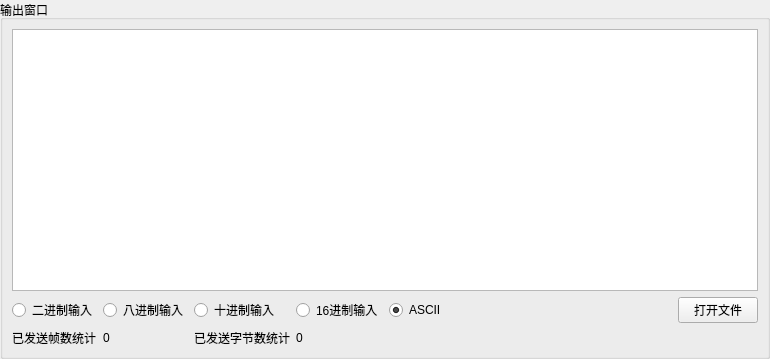
<?xml version="1.0" encoding="UTF-8"?>
<ui version="4.0">
 <class>InputWindow</class>
 <widget class="QWidget" name="InputWindow">
  <property name="geometry">
   <rect>
    <x>0</x>
    <y>0</y>
    <width>770</width>
    <height>359</height>
   </rect>
  </property>
  <property name="windowTitle">
   <string>Form</string>
  </property>
  <layout class="QGridLayout" name="gridLayout_2">
   <property name="leftMargin">
    <number>0</number>
   </property>
   <property name="topMargin">
    <number>0</number>
   </property>
   <property name="rightMargin">
    <number>0</number>
   </property>
   <property name="bottomMargin">
    <number>0</number>
   </property>
   <property name="spacing">
    <number>0</number>
   </property>
   <item row="0" column="0">
    <widget class="QGroupBox" name="groupBox">
     <property name="title">
      <string>输出窗口</string>
     </property>
     <layout class="QGridLayout" name="gridLayout">
      <item row="2" column="3">
       <widget class="QLabel" name="label_bytes">
        <property name="text">
         <string>0</string>
        </property>
       </widget>
      </item>
      <item row="2" column="2">
       <widget class="QLabel" name="label_3">
        <property name="text">
         <string>已发送字节数统计</string>
        </property>
       </widget>
      </item>
      <item row="2" column="0">
       <widget class="QLabel" name="label">
        <property name="text">
         <string>已发送帧数统计</string>
        </property>
       </widget>
      </item>
      <item row="1" column="1">
       <widget class="QRadioButton" name="radioButton_oct">
        <property name="text">
         <string>八进制输入</string>
        </property>
       </widget>
      </item>
      <item row="1" column="6">
       <widget class="QPushButton" name="pushButton_open">
        <property name="text">
         <string>打开文件</string>
        </property>
       </widget>
      </item>
      <item row="1" column="3">
       <widget class="QRadioButton" name="radioButton_hex">
        <property name="text">
         <string>16进制输入</string>
        </property>
       </widget>
      </item>
      <item row="1" column="5">
       <spacer name="horizontalSpacer">
        <property name="orientation">
         <enum>Qt::Horizontal</enum>
        </property>
        <property name="sizeHint" stdset="0">
         <size>
          <width>40</width>
          <height>20</height>
         </size>
        </property>
       </spacer>
      </item>
      <item row="1" column="0">
       <widget class="QRadioButton" name="radioButton_bin">
        <property name="text">
         <string>二进制输入</string>
        </property>
       </widget>
      </item>
      <item row="1" column="2">
       <widget class="QRadioButton" name="radioButton_dec">
        <property name="text">
         <string>十进制输入</string>
        </property>
       </widget>
      </item>
      <item row="2" column="1">
       <widget class="QLabel" name="label_frame">
        <property name="text">
         <string>0</string>
        </property>
       </widget>
      </item>
      <item row="1" column="4">
       <widget class="QRadioButton" name="radioButton_ascii">
        <property name="text">
         <string>ASCII</string>
        </property>
        <property name="checked">
         <bool>true</bool>
        </property>
       </widget>
      </item>
      <item row="0" column="0" colspan="7">
       <widget class="QTextEdit" name="textEdit"/>
      </item>
     </layout>
    </widget>
   </item>
  </layout>
 </widget>
 <resources/>
 <connections/>
</ui>
